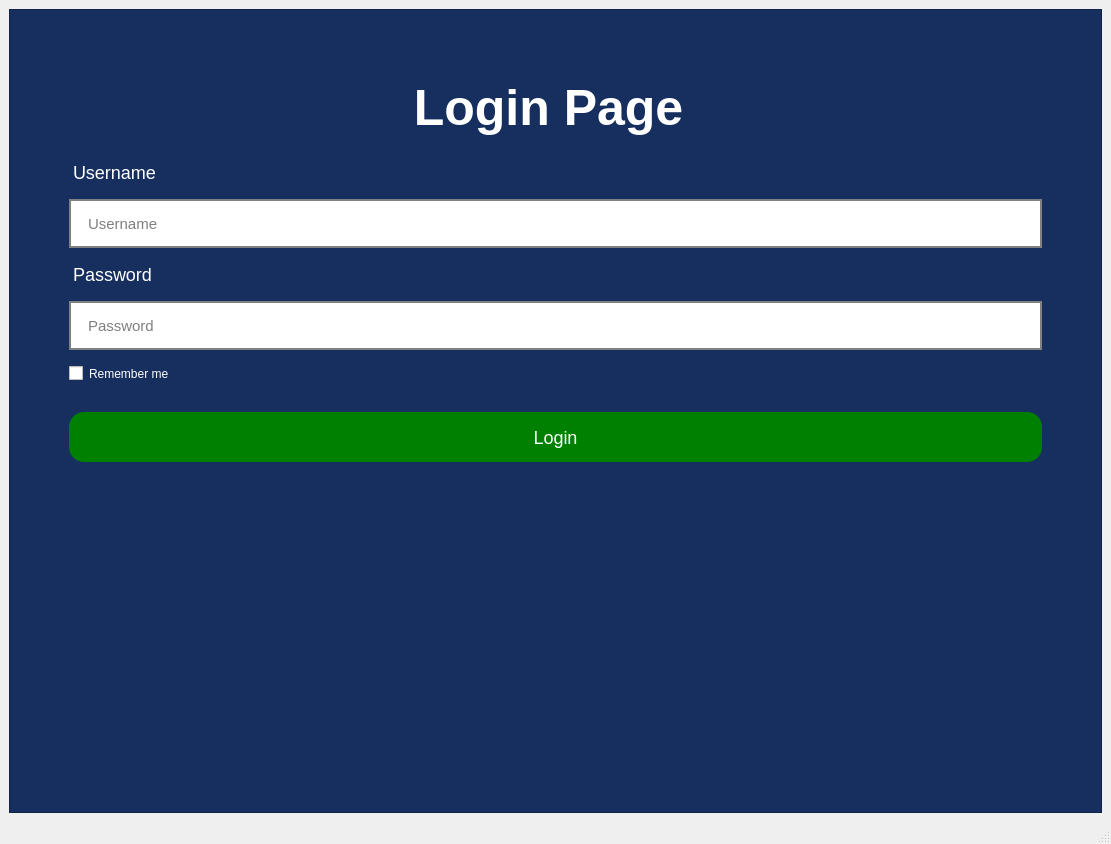
<?xml version="1.0" encoding="UTF-8"?>
<ui version="4.0">
 <class>MainWindow</class>
 <widget class="QMainWindow" name="MainWindow">
  <property name="geometry">
   <rect>
    <x>0</x>
    <y>0</y>
    <width>1111</width>
    <height>844</height>
   </rect>
  </property>
  <property name="windowTitle">
   <string>MainWindow</string>
  </property>
  <property name="styleSheet">
   <string notr="true">#loginframe{
background-color:#004D40;
padding:50px;
}

QLabel{
color:white;
font-size:18px;
margin-top:10px; 
}

#title{
font-size:50px;
font-weight:bold;
margin-bottom:10px;
}

QLineEdit{
height:35px;
margin-top:10px;
font-size:15px;
border:2px solid gray;
padding:5px 15px;
}

QLineEdit:hover{
border: 2px solid red;
}

QLineEdit:focus{
border:2px solid green;
}

#loginbtn{
margin-top:15px;
height:50px;
width:100px;
color:white;
background-color:green;
border-radius:15px;
font-size:18px;
}

#loginbtn:hover{
border:2px solid green;
color:green;
background-color:white;
}

#rememberme{
color:white;
margin-top:10px;
margin-bottom:10px;
}
</string>
  </property>
  <widget class="QWidget" name="centralwidget">
   <layout class="QGridLayout" name="gridLayout">
    <item row="0" column="1">
     <widget class="QFrame" name="loginframe">
      <property name="styleSheet">
       <string notr="true">#loginframe{
background-color:#172F5F;
}</string>
      </property>
      <property name="frameShape">
       <enum>QFrame::StyledPanel</enum>
      </property>
      <property name="frameShadow">
       <enum>QFrame::Raised</enum>
      </property>
      <layout class="QFormLayout" name="formLayout">
       <item row="0" column="0" colspan="2">
        <widget class="QLabel" name="title">
         <property name="text">
          <string>Login Page </string>
         </property>
         <property name="alignment">
          <set>Qt::AlignCenter</set>
         </property>
        </widget>
       </item>
       <item row="1" column="0">
        <widget class="QLabel" name="username">
         <property name="text">
          <string>Username</string>
         </property>
        </widget>
       </item>
       <item row="2" column="0" colspan="2">
        <widget class="QLineEdit" name="usernamelg">
         <property name="placeholderText">
          <string>Username</string>
         </property>
        </widget>
       </item>
       <item row="3" column="0">
        <widget class="QLabel" name="passw">
         <property name="text">
          <string>Password</string>
         </property>
        </widget>
       </item>
       <item row="4" column="0" colspan="2">
        <widget class="QLineEdit" name="passwwr">
         <property name="echoMode">
          <enum>QLineEdit::Password</enum>
         </property>
         <property name="placeholderText">
          <string>Password</string>
         </property>
        </widget>
       </item>
       <item row="6" column="0" colspan="2">
        <widget class="QPushButton" name="loginbtn">
         <property name="cursor">
          <cursorShape>PointingHandCursor</cursorShape>
         </property>
         <property name="text">
          <string>Login</string>
         </property>
        </widget>
       </item>
       <item row="5" column="0" colspan="2">
        <widget class="QCheckBox" name="rememberme">
         <property name="text">
          <string>Remember me</string>
         </property>
        </widget>
       </item>
      </layout>
     </widget>
    </item>
   </layout>
  </widget>
  <widget class="QStatusBar" name="statusbar"/>
 </widget>
 <resources/>
 <connections/>
</ui>
